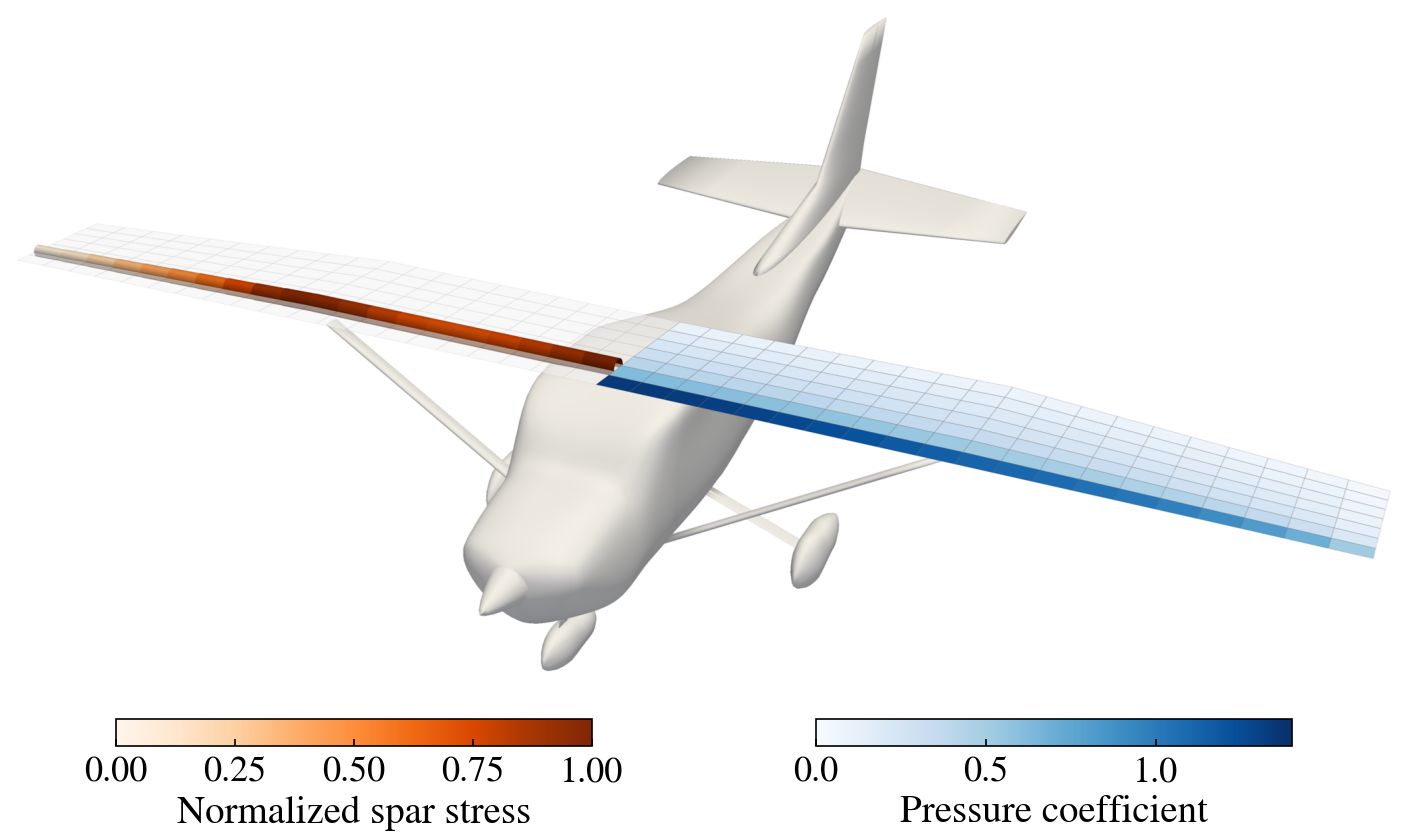

The script that saved this image:
"""Problem figure, option C: a 3D view of the optimal wing on the Cessna 182 airframe,
split at the root: the left semispan shows the vortex lattice colored by the pressure
coefficient (the aerodynamics), and the right semispan shows the spar tube colored by its
von Mises stress at the design load, relative to yield (the structure). Rendered off
screen with PyVista, then labeled with matplotlib. Reads cessna_problem.npz (from
problem_data.py)."""

import os
import numpy as np
import pyvista as pv
import matplotlib.pyplot as plt
from matplotlib.colors import Normalize
from matplotlib.cm import ScalarMappable

plt.rcParams.update({"font.family": "STIXGeneral", "mathtext.fontset": "stix", "font.size": 14,
                     "xtick.labelsize": 13, "axes.linewidth": 0.6, "xtick.direction": "in", "pdf.fonttype": 42})

HERE = os.path.dirname(os.path.abspath(__file__))
d = np.load(os.path.join(HERE, "cessna_problem.npz"))

mesh, cp = d["mesh_opt"], d["cp_opt"]      # (nx, ny, 3) nodes, (nx-1, ny-1) panels
y, y_elem, radius = d["y"], d["y_elem"], d["radius"]
stress_ratio = d["sigma_mpa_opt"] / float(d["sigma_yield"])
cmap_aero, cmap_struct = "Blues", "Oranges"
cp_norm = Normalize(0.0, float(np.ceil(cp.max() * 10) / 10))
sigma_norm = Normalize(0.0, 1.0)


def lattice(mesh, cells):
    """PolyData of the panels (i, j) with cells[i, j] True."""
    nx, ny, _ = mesh.shape
    faces = [[4, i * ny + j, i * ny + j + 1, (i + 1) * ny + j + 1, (i + 1) * ny + j]
             for i in range(nx - 1) for j in range(ny - 1) if cells[i, j]]
    return pv.PolyData(mesh.reshape(-1, 3), np.array(faces).ravel())


panel_y = 0.25 * (mesh[:-1, :-1, 1] + mesh[1:, :-1, 1] + mesh[:-1, 1:, 1] + mesh[1:, 1:, 1])
left = panel_y < 0
aero = lattice(mesh, left)
aero.cell_data["Cp"] = cp[left]
skin = lattice(mesh, ~left)

# spar tube along the quarter chord of the right semispan, one cylinder per beam element
x_qc = mesh[0, :, 0] + 0.25 * (mesh[-1, :, 0] - mesh[0, :, 0])
z_qc = mesh[0, :, 2] + 0.25 * (mesh[-1, :, 2] - mesh[0, :, 2])
spar = []
for e in np.where(y_elem > 0)[0]:
    p0 = np.array([x_qc[e], y[e], z_qc[e]])
    p1 = np.array([x_qc[e + 1], y[e + 1], z_qc[e + 1]])
    cyl = pv.Cylinder(center=0.5 * (p0 + p1), direction=p1 - p0, radius=radius[e],
                      height=np.linalg.norm(p1 - p0), resolution=40, capping=False)
    cyl.cell_data["sigma"] = np.full(cyl.n_cells, stress_ratio[e])
    spar.append(cyl)
spar = pv.merge(spar)

# the STL is in feet; scale to meters and place it under the wing, as in cessna.py
airframe = pv.read(os.path.join(HERE, "cessna182_no_wing.stl"))
airframe = airframe.scale(0.3048, inplace=False).translate((-1.4, 0.0, -0.9), inplace=False)

pv.global_theme.font.family = "times"
plotter = pv.Plotter(off_screen=True, window_size=(2800, 1500))
plotter.set_background("white")
plotter.enable_anti_aliasing("ssaa")
plotter.add_mesh(airframe, color="white", smooth_shading=True, specular=0.0, diffuse=0.7, ambient=0.3, show_scalar_bar=False)
plotter.add_mesh(aero, scalars="Cp", cmap=cmap_aero, clim=(cp_norm.vmin, cp_norm.vmax), show_edges=True,
                 edge_color="#6f6f6f", line_width=0.6, show_scalar_bar=False, lighting=False)
plotter.add_mesh(skin, color="#f2f2f2", opacity=0.55, show_edges=True, edge_color="#9a9a9a", line_width=0.6,
                 lighting=False)
plotter.add_mesh(spar, scalars="sigma", cmap=cmap_struct, clim=(0, 1), smooth_shading=True, show_scalar_bar=False)

# camera ahead of and above the left wing, looking aft at the airframe
plotter.camera_position = "iso"
center = np.array([0.6, -0.3, -0.3])
az, el, distance = np.radians(205), np.radians(28), 14.5
direction = np.array([np.cos(el) * np.cos(az), np.cos(el) * np.sin(az), np.sin(el)])
plotter.camera_position = [tuple(center + distance * direction), tuple(center), (0.0, 0.0, 1.0)]
plotter.camera.view_angle = 30
image = plotter.screenshot(return_img=True, transparent_background=False)
plotter.close()

# crop the white margins
rows = np.where((image < 250).any(axis=(1, 2)))[0]
cols = np.where((image < 250).any(axis=(0, 2)))[0]
pad = 20
image = image[max(rows[0] - pad, 0):rows[-1] + pad, max(cols[0] - pad, 0):cols[-1] + pad]

h, w = image.shape[:2]
fig = plt.figure(figsize=(7, 7 * h / w * 1.0 + 0.55))
ax = fig.add_axes([0, 0.55 / (7 * h / w + 0.55), 1, 7 * h / w / (7 * h / w + 0.55)])
ax.imshow(image)
ax.axis("off")

# the camera sees the right (structure) semispan on the left of the image
for left_edge, mappable, label in (
        (0.08, ScalarMappable(sigma_norm, cmap_struct), "Normalized spar stress"),
        (0.58, ScalarMappable(cp_norm, cmap_aero), "Pressure coefficient")):
    cax = fig.add_axes([left_edge, 0.06, 0.34, 0.035])
    cb = fig.colorbar(mappable, cax=cax, orientation="horizontal")
    cb.outline.set_linewidth(0.6)
    cb.ax.tick_params(length=2.5, width=0.6)
    cb.set_label(label, fontsize=14, labelpad=2)

fig.savefig(os.path.join(HERE, "fig_problem_render.pdf"), bbox_inches="tight", pad_inches=0.02, dpi=300)
fig.savefig(os.path.join(HERE, "fig_problem_render.png"), bbox_inches="tight", pad_inches=0.02, dpi=200)
plt.show()
